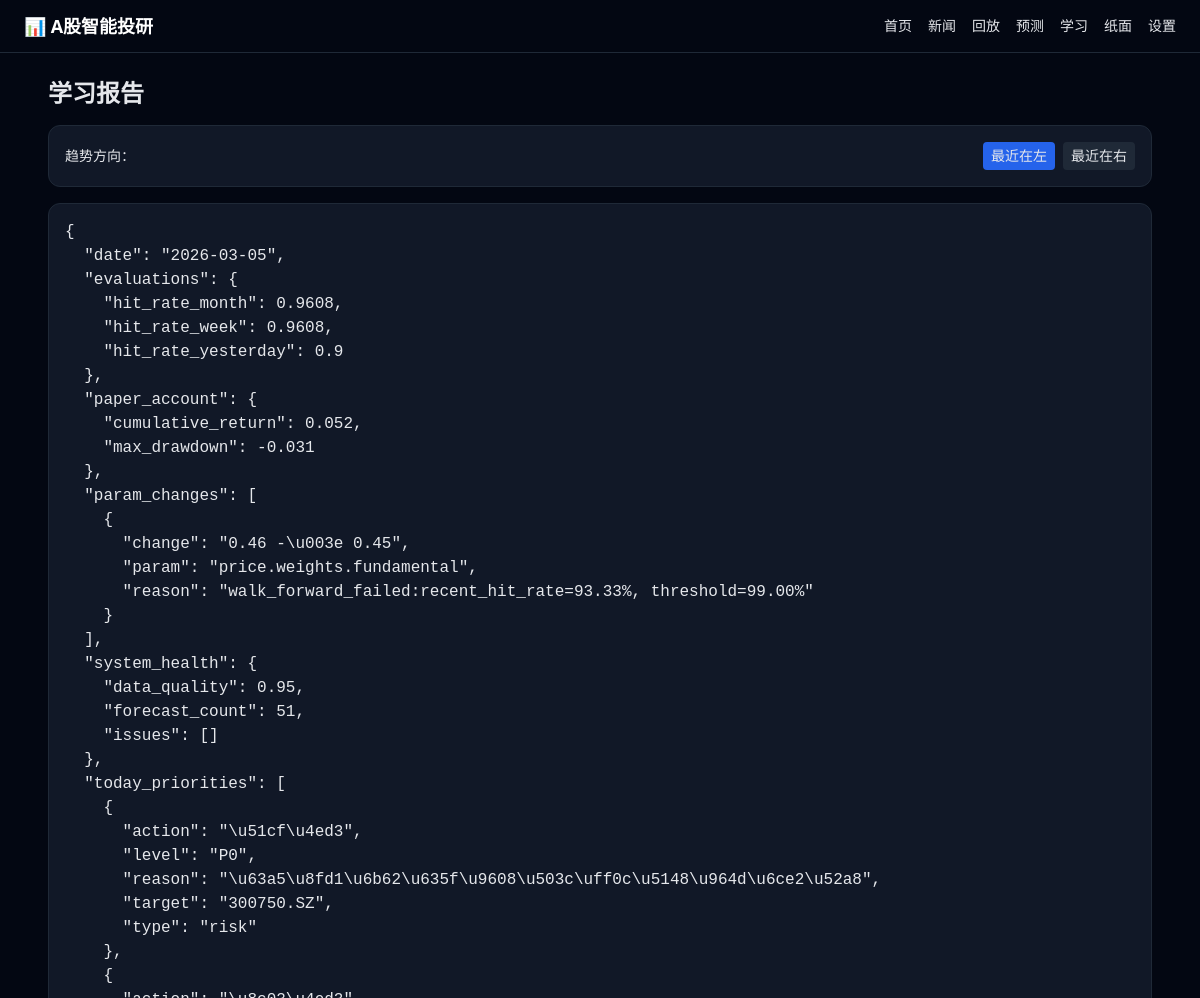
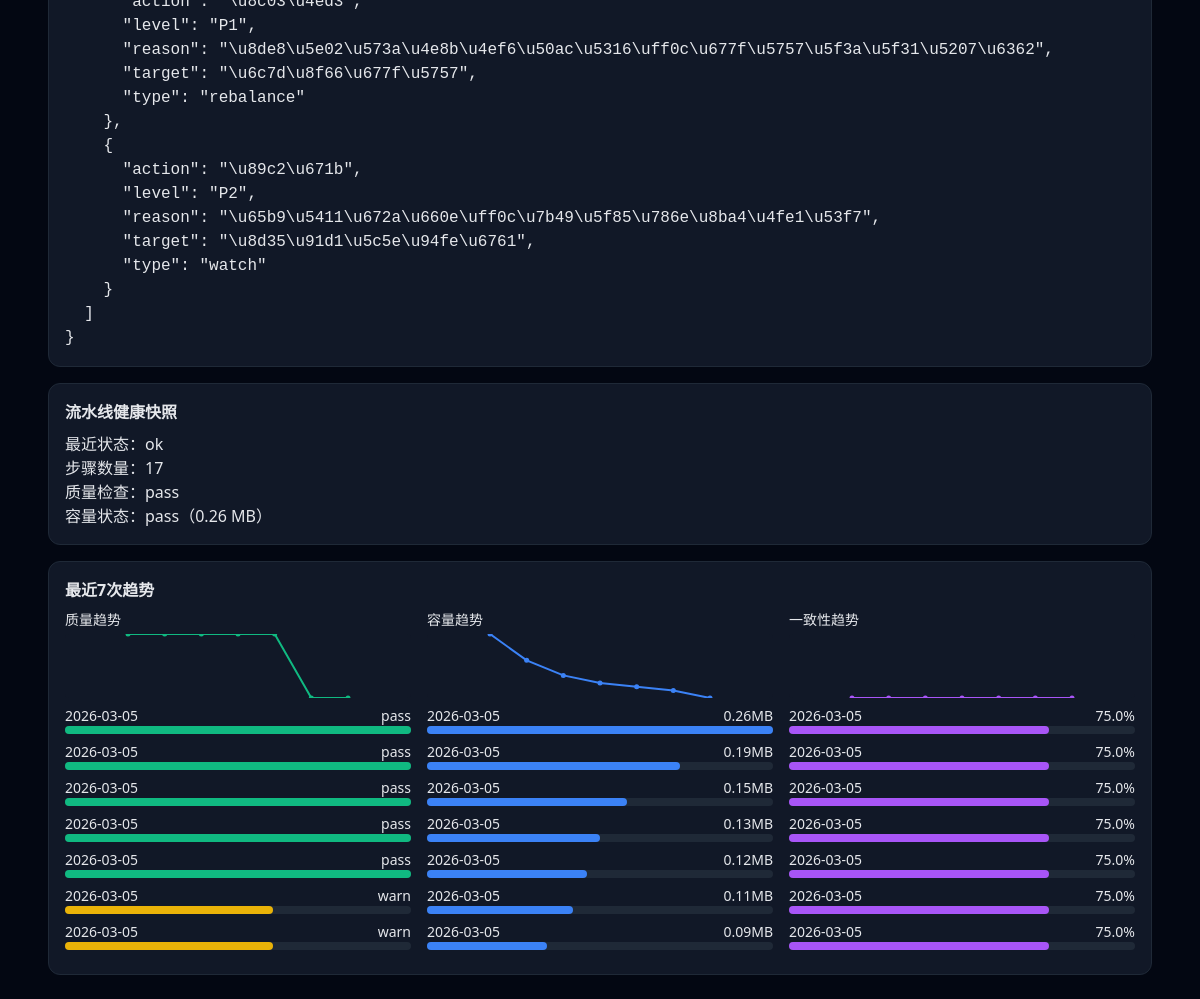
Page /learning on the committed database (2 pictures, top to bottom).
### tables this page shows
CREATE TABLE pipeline_runs (
        id INTEGER PRIMARY KEY AUTOINCREMENT,
        run_date TEXT NOT NULL,
        status TEXT NOT NULL,
        step_count INTEGER,
        critical_error TEXT,
        payload_json TEXT,
        created_at TEXT DEFAULT (datetime('now'))
    );

CREATE TABLE quality_check_logs (
        id INTEGER PRIMARY KEY AUTOINCREMENT,
        run_date TEXT NOT NULL,
        overall_status TEXT,
        warn_count INTEGER,
        payload_json TEXT,
        created_at TEXT DEFAULT (datetime('now'))
    );

CREATE TABLE archive_logs (
        id INTEGER PRIMARY KEY AUTOINCREMENT,
        run_date TEXT NOT NULL,
        capacity_mb REAL,
        capacity_status TEXT,
        payload_json TEXT,
        created_at TEXT DEFAULT (datetime('now'))
    );

CREATE TABLE signal_packs (
        id INTEGER PRIMARY KEY AUTOINCREMENT,
        run_date TEXT NOT NULL,
        summary TEXT,
        consensus_direction TEXT,
        role_agreement REAL,
        payload_json TEXT,
        created_at TEXT DEFAULT (datetime('now'))
    );

### app/web/router.py (the view)
@router.get("/learning")
async def learning_page(request: Request, order: str = Query(default="desc", pattern="^(asc|desc)$")):
    quality_trend = get_recent_quality_checks(7)
    capacity_trend = get_recent_archive_logs(7)
    agreement_trend = get_recent_signal_packs(7)
    if order == "asc":
        quality_trend = list(reversed(quality_trend))
        capacity_trend = list(reversed(capacity_trend))
        agreement_trend = list(reversed(agreement_trend))
    quality_points = _quality_points(quality_trend)
    capacity_points = _capacity_points(capacity_trend)
    agreement_points = _agreement_points(agreement_trend)
    q_spark = _sparkline_payload([p["score"] for p in quality_points], [p["label"] for p in quality_points])
    c_spark = _sparkline_payload([p["value"] for p in capacity_points], [p["label"] for p in capacity_points])
    a_spark = _sparkline_payload([p["value"] for p in agreement_points], [p["label"] for p in agreement_points])
    return templates.TemplateResponse(
        "learning.html",
        {
            "request": request,
            "report": learner.build_daily_report(),
            "latest_run": get_latest_pipeline_run(),
            "latest_quality": get_latest_quality_check(),
            "latest_archive": get_latest_archive_log(),
            "latest_rollback": get_latest_rollback_event(),
            "quality_trend": quality_trend,
            "capacity_trend": capacity_trend,
            "agreement_trend": agreement_trend,
            "quality_points": quality_points,
            "capacity_points": capacity_points,
            "agreement_points": agreement_points,
            "quality_line": q_spark["line"],
            "capacity_line": c_spark["line"],
            "agreement_line": a_spark["line"],
            "quality_dots": q_spark["dots"],
            "capacity_dots": c_spark["dots"],
            "agreement_dots": a_spark["dots"],
            "order": order,
        },
    )

### app/web/templates/learning.html (shortened to what this page needs)
{% extends "base.html" %}
{% block content %}
<h1 class="text-2xl font-bold mb-4">学习报告</h1>
<div class="grid gap-4">
    <section class="card text-sm flex items-center justify-between">
        <span>趋势方向：</span>
        <div class="flex gap-2">
            <a href="/learning?order=desc" class="px-2 py-1 rounded {{ 'bg-blue-600' if order == 'desc' else 'bg-gray-800' }}">最近在左</a>
            <a href="/learning?order=asc" class="px-2 py-1 rounded {{ 'bg-blue-600' if order == 'asc' else 'bg-gray-800' }}">最近在右</a>
        </div>
    </section>
    <pre class="card">{{ report | tojson(indent=2) }}</pre>
    <section class="card">
        <h2 class="font-semibold mb-2">流水线健康快照</h2>
        <p>最近状态：{{ latest_run.status if latest_run else "暂无运行记录" }}</p>
        <p>步骤数量：{{ latest_run.step_count if latest_run else "-" }}</p>
        <p>质量检查：{{ latest_quality.overall_status if latest_quality else "未知" }}</p>
        <p>容量状态：{{ latest_archive.capacity_status if latest_archive else "未知" }}（{{ latest_archive.capacity_mb if latest_archive else "-" }} MB）</p>
    </section>
    <section class="card">
        <h2 class="font-semibold mb-2">最近7次趋势</h2>
        <div class="grid md:grid-cols-3 gap-4 text-sm">
            <div>
                <h3 class="font-medium mb-1">质量趋势</h3>
                <svg viewBox="0 0 220 64" class="w-full h-16 mb-2 bg-gray-900 rounded">
                    <polyline fill="none" stroke="#10b981" stroke-width="2" points="{{ quality_line }}"></polyline>
                    {% for d in quality_dots %}
                    <circle cx="{{ d.x }}" cy="{{ d.y }}" r="2.5" fill="#10b981">
                        <title>{{ d.label }}: {{ d.value }}</title>
                    </circle>
                    {% endfor %}
                </svg>
                <ul>
                    {% for i in quality_points %}
                    <li class="mb-2">
                        <div class="flex justify-between"><span>{{ i.label }}</span><span>{{ i.status }}</span></div>
                        <div class="w-full h-2 bg-gray-800 rounded">
                            <div class="h-2 rounded {{ 'bg-emerald-500' if i.score >= 90 else 'bg-yellow-500' }}" style="width: {{ i.score }}%"></div>
                        </div>
                    </li>
                    {% endfor %}
                </ul>
            </div>
            <div>
                <h3 class="font-medium mb-1">容量趋势</h3>
                <svg viewBox="0 0 220 64" class="w-full h-16 mb-2 bg-gray-900 rounded">
                    <polyline fill="none" stroke="#3b82f6" stroke-width="2" points="{{ capacity_line }}"></polyline>
                    {% for d in capacity_dots %}
                    <circle cx="{{ d.x }}" cy="{{ d.y }}" r="2.5" fill="#3b82f6">
                        <title>{{ d.label }}: {{ d.value }}MB</title>
                    </circle>
                    {% endfor %}
                </svg>
                <ul>
                    {% for i in capacity_points %}
                    <li class="mb-2">
                        <div class="flex justify-between"><span>{{ i.label }}</span><span>{{ i.value }}MB</span></div>
                        <div class="w-full h-2 bg-gray-800 rounded">
                            <div class="h-2 rounded bg-blue-500" style="width: {{ i.pct }}%"></div>
                        </div>
                    </li>
                    {% endfor %}
                </ul>
            </div>
            <div>
                <h3 class="font-medium mb-1">一致性趋势</h3>
                <svg viewBox="0 0 220 64" class="w-full h-16 mb-2 bg-gray-900 rounded">
                    <polyline fill="none" stroke="#a855f7" stroke-width="2" points="{{ agreement_line }}"></polyline>
                    {% for d in agreement_dots %}
                    <circle cx="{{ d.x }}" cy="{{ d.y }}" r="2.5" fill="#a855f7">
                        <title>{{ d.label }}: {{ (d.value * 100) | round(1) }}%</title>
                    </circle>
                    {% endfor %}
                </svg>
                <ul>
                    {% for i in agreement_points %}
                    <li class="mb-2">
                        <div class="flex justify-between"><span>{{ i.label }}</span><span>{{ (i.value * 100) | round(1) }}%</span></div>
                        <div class="w-full h-2 bg-gray-800 rounded">
                            <div class="h-2 rounded bg-purple-500" style="width: {{ i.pct }}%"></div>
                        </div>
                    </li>
                    {% endfor %}
                </ul>
            </div>
        </div>
    </section>
</div>
{% endblock %}

### app/web/templates/base.html (shortened to what this page needs)
<!DOCTYPE html>
<html lang="zh-CN">
<head>
    <script src="https://cdn.tailwindcss.com"></script>
    <link rel="stylesheet" href="/static/css/app.css">
</head>
<body class="bg-gray-950 text-gray-200 min-h-screen">
<nav class="border-b border-gray-800 px-6 py-3 flex items-center justify-between">
    <a href="/" class="text-lg font-bold text-white">📊 A股智能投研</a>
    <div class="flex gap-4 text-sm">
        <a href="/" class="hover:text-white">首页</a>
        <a href="/news" class="hover:text-white">新闻</a>
        <a href="/replay" class="hover:text-white">回放</a>
        <a href="/forecast-log" class="hover:text-white">预测</a>
        <a href="/learning" class="hover:text-white">学习</a>
        <a href="/paper" class="hover:text-white">纸面</a>
        <a href="/settings" class="hover:text-white">设置</a>
    </div>
</nav>
<main class="max-w-6xl mx-auto px-6 py-6">
    {% block content %}{% endblock %}
</main>
</body>
</html>

### static/css/app.css (style rules this page uses)
.card { border: 1px solid rgb(31 41 55); border-radius: 0.75rem; padding: 1rem; background: rgb(17 24 39); }
pre.card { overflow-x: auto; }

### rows in the picture
pipeline_runs: status "ok", step_count "17"
quality_check_logs: overall_status "pass", label "2026-03-05", status "pass", {{ i.score }} 100 (drawn)
archive_logs: capacity_status "pass", capacity_mb "0.26", label "2026-03-05", value "0.26", {{ i.pct }} 100.0 (drawn)
quality_check_logs: label "2026-03-05", status "pass", {{ i.score }} 100 (drawn)
quality_check_logs: label "2026-03-05", status "pass", {{ i.score }} 100 (drawn)
quality_check_logs: label "2026-03-05", status "pass", {{ i.score }} 100 (drawn)
quality_check_logs: label "2026-03-05", status "pass", {{ i.score }} 100 (drawn)
quality_check_logs: label "2026-03-05", status "warn", {{ i.score }} 60 (drawn)
quality_check_logs: label "2026-03-05", status "warn", {{ i.score }} 60 (drawn)
archive_logs: label "2026-03-05", value "0.19", {{ i.pct }} 73.08 (drawn)
archive_logs: label "2026-03-05", value "0.15", {{ i.pct }} 57.69 (drawn)
archive_logs: label "2026-03-05", value "0.13", {{ i.pct }} 50.0 (drawn)
archive_logs: label "2026-03-05", value "0.12", {{ i.pct }} 46.15 (drawn)
archive_logs: label "2026-03-05", value "0.11", {{ i.pct }} 42.31 (drawn)
archive_logs: label "2026-03-05", value "0.09", {{ i.pct }} 34.62 (drawn)
signal_packs: label "2026-03-05", value "75.0"
signal_packs: label "2026-03-05", value "75.0"
signal_packs: label "2026-03-05", value "75.0"
signal_packs: label "2026-03-05", value "75.0"
signal_packs: label "2026-03-05", value "75.0"
signal_packs: label "2026-03-05", value "75.0"
signal_packs: label "2026-03-05", value "75.0"
